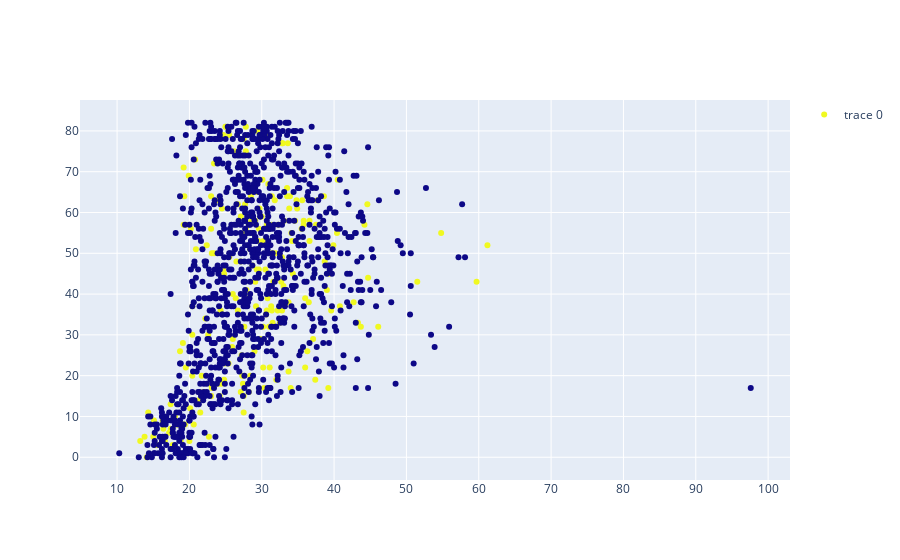

This figure's notebook cell:
### Code cell
p1 = go.Scatter(x=X_test['bmi'],
                y=X_test['age'],
                mode='markers',
                #color=y
                marker=dict(color=y)
               )


layout = go.Layout(xaxis=dict(ticks='', showticklabels=True,
                              zeroline=False),
                   yaxis=dict(ticks='', showticklabels=True,
                              zeroline=False),
                   showlegend=True, hovermode='closest')

fig = go.Figure(data=[p1], layout=layout)

py.offline.iplot(fig)

### Figure 1 — Plotly figure (JSON) as saved in the notebook; plotly's stock layout.template omitted (floating-point values rounded to 4 significant figures; data arrays with more than 128 entries replaced by an {"elided": "..."} marker saying what was removed)
{"data": [{"marker": {"color": {"elided": "4909 int values"}}, "mode": "markers", "type": "scatter", "x": {"elided": "1228 float values"}, "y": {"elided": "1228 int values"}}], "layout": {"hovermode": "closest", "showlegend": true, "xaxis": {"showticklabels": true, "ticks": "", "zeroline": false}, "yaxis": {"showticklabels": true, "ticks": "", "zeroline": false}}}
